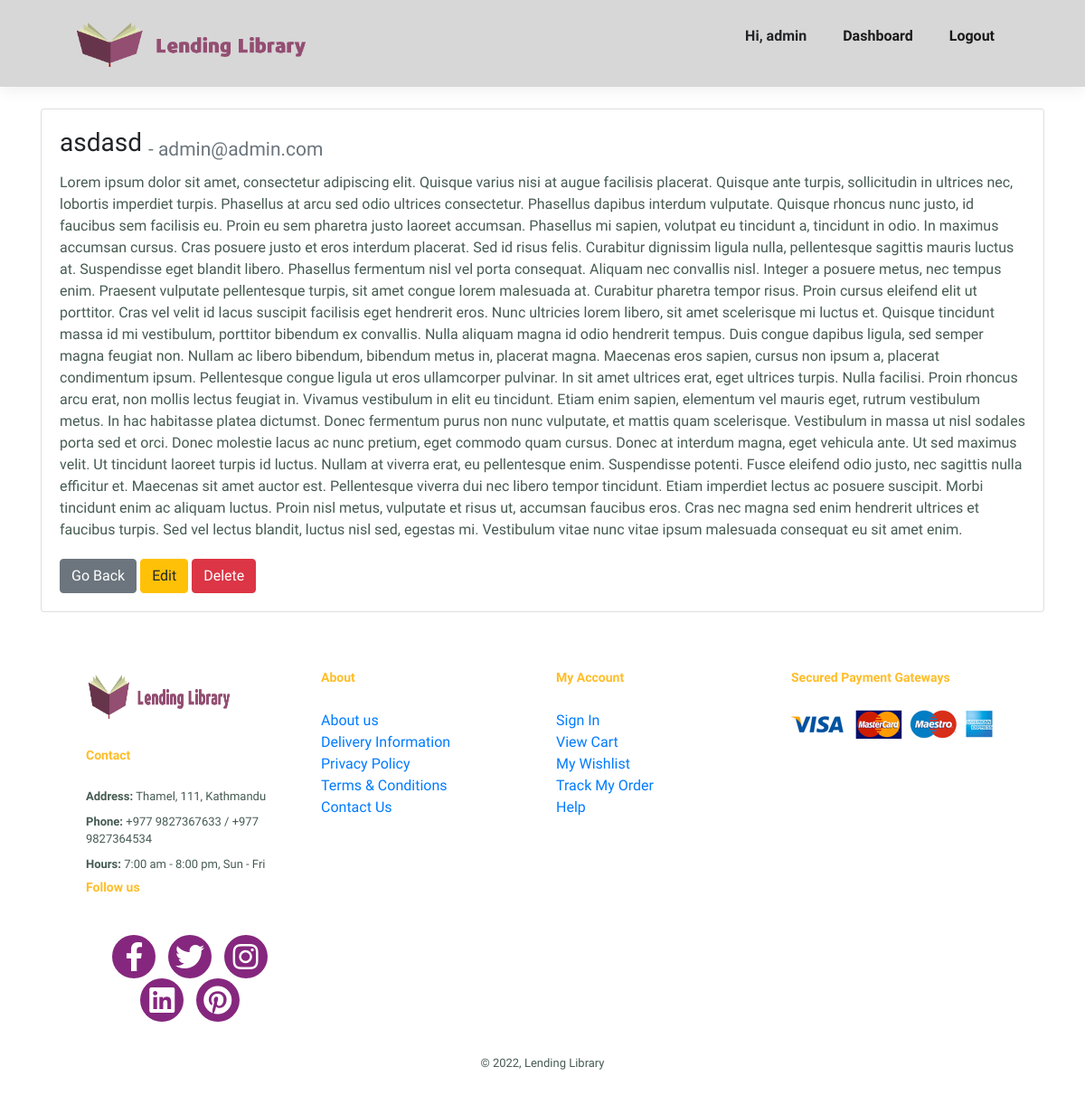
The page /blog/asdasd/detail (signed in) on the database its author committed.
### store/models.py (models this page shows, shortened)
class Blog(models.Model):
	BLOG_TAGS = (
		("design", "Design"),
		("fashion", "Fashion")
	)
	user = models.ForeignKey(User, on_delete=models.CASCADE)
	title = models.CharField(max_length=200, null=False)
	description = models.TextField()
	tag= models.CharField(max_length=10, choices=BLOG_TAGS)
	slug = models.SlugField(unique=True, max_length=100)
	published_at = models.DateField(auto_now_add=True)

### store/views.py (the view)
# urls.py: path('blog/<slug>/detail', views.BlogDetailView.as_view(template_name="admin/blog_detail_view.html"), name="blog_detail_view"),
class BlogDetailView(LoginRequiredMixin, DetailView):
	login_url = "/login/"
	model= Blog
	def get_context_data(self, **kwargs):
		context = super().get_context_data(**kwargs)
		return context

### store/templates/admin/blog_detail_view.html
{% extends "base/index.html" %}
{% block content %}
<div class="container my-4">
<div class="card">
    <div class="card-body">
      <h3 class="card-title">{{ object.title }} <sub class="text-secondary">- {{ object.user.email }}</sub></h3>
      <p class="card-text">{{ object.description }}</p>
      <a href="{% url 'blog_list' %}" class="btn btn-secondary">Go Back</a>
      <a class="btn btn-warning" href="{% url 'blog_update_form' object.slug %}">Edit</a>
      <a href="{% url 'blog_delete_form' object.slug %}" class="btn btn-danger">Delete</a>
    </div>
  </div>
</div>
{% endblock %}

### store/templates/base/index.html (shortened to what this page needs)
{% load static %}
<!DOCTYPE html>
<html lang="en">
  <head>
    <link rel="stylesheet" href="https://stackpath.bootstrapcdn.com/bootstrap/4.4.1/css/bootstrap.min.css">
    <link
      rel="stylesheet"
      href="https://pro.fontawesome.com/releases/v5.10.0/css/all.css"
    />
    <link rel="stylesheet" href="{% static 'css/style.css' %}" />
  </head>
  <body>
    <section id="header">
      <a href="{{ store }}"><img src="{% static 'images/logo1.png' %}" class="logo" alt="" /></a>
      <div>
        <ul id="navbar">
          {% if request.user.is_superuser %}
            <li><strong>
            Hi, {{request.user.username}}
         </strong> </li>
          {% url 'admin_dashboard' as admin_dashboard %}
          <li><a href="{{ admin_dashboard }}"{% if request.path == admin_dashboard %} class="active"{% endif %}>Dashboard</a></li>
          {% url 'logout' as logout %}
          <li><a href="{{ logout }}"{% if request.path == logout %} class="active"{% endif %}>Logout</a></li>
          {% endif %}
        </ul>
      </div>
    </section>
    {% block content %}
    {% endblock %}
    <footer class="section-p1">
      <div class="col">
        <img class="logo" src="{% static 'images/logo1.png' %}" alt="" />
        <h4>Contact</h4>
        <p><strong> Address: </strong> Thamel, 111, Kathmandu</p>
        <p><strong> Phone: </strong> +977 9827367633 / +977 9827364534 </p>
        <p><strong> Hours: </strong> 7:00 am - 8:00 pm, Sun - Fri</p>
        <div class="follow">
          <h4>Follow us</h4>
          <div class="icon">
            <a href="https://www.facebook.com/" target="_blank" class="fab fa-facebook-f"></a>
            <a href="https://www.twitter.com/" target="_blank"class="fab fa-twitter"></a>
            <a href="https://www.instagram.com/" target="_blank"class="fab fa-instagram"></a>
            <a href="https://www.linkedin.com/" target="_blank"class="fab fa-linkedin"></a>
            <a href="https://www.pinterest.com/" target="_blank" class="fab fa-pinterest"></a>
          </div>
        </div>
      </div>
      <div class="col">
        <h4>About</h4>
        <a href="{{ about }}">About us</a>
        <a href="#">Delivery Information</a>
        <a href="#">Privacy Policy</a>
        <a href="#">Terms & Conditions</a>
        <a href="{{ contact }}">Contact Us</a>
      </div>
      <div class="col">
        <h4>My Account</h4>
        <a href="{{ register }}">Sign In</a>
        <a href="#">View Cart</a>
        <a href="#">My Wishlist</a>
        <a href="#">Track My Order</a>
        <a href="#">Help</a>
      </div>
      <div class="col install">
        <h4>Secured Payment Gateways</h4>
        <img src="/static/images/pay/pay.png" alt="" />
      </div>
      <div class="copyright">
        <p>© 2022, Lending Library</p>
      </div>
    </footer>
  </body>
  </html>

### static/css/style.css (style rules this page uses)
* { margin: 0; padding: 0; box-sizing: border-box; font-family: 'Spartan', sans-serif; }
html { --scrollbarBG: #cfd8dc; --thumbBG: #98a0c0; }
body { scrollbar-width: thin; scrollbar-color: var(--thumbBG) var(--scrollbarBG); }
section .logo { height: 7vh; width: 100%; }
h4 { font-size: 20px; color: #ffbd27; font-weight: bolder; }
p { font-size: 16px; color: #465b52; margin: 15px 0 20px 0; }
.section-p1 { padding: 40px 80px; }
body { width: 100%; }
#header { display: flex; align-items: center; justify-content: space-between; padding: 20px 80px; background-color: #d7d7d7; box-shadow: 0 5px 15px rgba(0, 0, 0, 0.06); z-index: 999; position: sticky; top: 0; left: 0; }
#navbar { display: flex; align-items: center; justify-content: center; }
#navbar li { list-style: none; padding: 0 20px; position: relative; }
#navbar li a { text-decoration: none; font-size: 16px; font-weight: 600; color: #1a1a1a; transition: 0.3s ease; }
footer { display: flex; flex-wrap: wrap; justify-content: space-between; }
footer .col { display: flex; flex-direction: column; align-items: flex-start; margin-bottom: 20px; }
footer .logo { margin-bottom: 30px; height: 7vh; width: 70%; }
footer h4 { font-size: 14px; padding-bottom: 20px; }
footer p { font-size: 13px; margin: 0 0 8px 0; }
footer .copyright { width: 100%; text-align: center; }
footer .icon { padding:1rem 0; text-align: center; }
footer .icon a { height: 3rem; width: 3rem; line-height: 3rem; font-size: 2rem; color:#fff; background:rgb(133, 39, 126);; margin:0 .3rem; border-radius: 50%; }

### rows shown on the page
Blog: title "asdasd", user.email "admin@admin.com", description "Lorem ipsum dolor sit amet, consectetur adipiscing elit. Quisque varius nisi at augue facilisis placerat. Quisque ante turpis, sollicitudin in ultrices nec, lobortis imperdiet turpis. Phasellus at arcu sed odio ultrices consectetur. Phasellus dapibus interdum vulputate. Quisque rhoncus nunc justo, id faucibus sem facilisis eu. Proin eu sem pharetra justo laoreet accumsan. Phasellus mi sapien, volutpat eu tincidunt a, tincidunt in odio. In maximus accumsan cursus. Cras posuere justo et eros interdum placerat. Sed id risus felis. Curabitur dignissim ligula nulla, pellentesque sagittis mauris luctus at. Suspendisse eget blandit libero. Phasellus fermentum nisl vel porta consequat. Aliquam nec…"

### other values the page prints
{{ request.user.username }} "admin"
